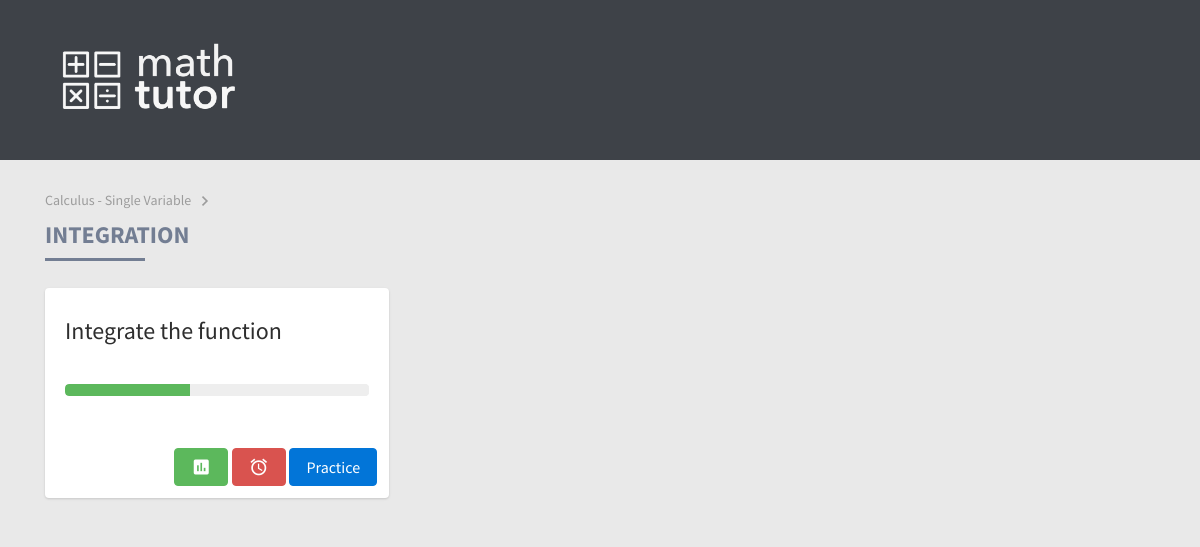
/course/1/topic/3, run on the app's committed database.
### main/models.py (models this page shows, shortened)
class Course(models.Model):
	course_name = models.CharField(max_length=200)
	course_desc = models.CharField(max_length=200)
	course_color = models.CharField(max_length=200)
	course_active = models.BooleanField(default = False)

class Topic(models.Model):
	topic_name = models.CharField(max_length=200)
	course = models.ForeignKey(Course, on_delete=models.CASCADE)

class Exercise(models.Model):
	exercise_name = models.CharField(max_length=200)
	exercise_active = models.BooleanField(default = False)
	file_name = models.CharField(max_length=200)
	topic = models.ForeignKey(Topic, on_delete=models.CASCADE)

### main/views.py (the view)
# urls.py: url(r'^course/(?P<course_id>[0-9])/topic/(?P<topic_id>[0-9])$', views.topic, name='topic'),
def topic(request, course_id, topic_id):
    course = get_object_or_404(Course, pk=course_id)
    topic = get_object_or_404(Topic, pk=topic_id)
    return render(request, 'topic.html', {
        'progressRange': range(0, 100),
        'course': course,
        'topic': topic,
    })

### main/templates/topic.html
{% extends "header.html" %}
{% block content %}
  {% load staticfiles %}
  <span class="path">
  <a href="/course/{{ course.id }}">{{ course.course_name }}</a> <i class="material-icons">keyboard_arrow_right</i>
  </span>
  <h3>{{ topic.topic_name }}</h3>
  <hr>
  <br>
  {% if topic.exercise_set.all %}
  <div class="exercises">
    {% for exercise in topic.exercise_set.all %}
        <div class="exercise card {% if not exercise.exercise_active %}inactive{% endif %}">
          <div class="card-block">
            <h4 class="card-title">{{ exercise.exercise_name }}</h4>
            <p class="card-text">
              <br>
              {% with progressRange|random as progress %}
              <progress class="progress progress-success" value="{{progress}}" max="100"></progress>
              {% endwith %}
            </p>
          </div>
          <div class="card-footer text-xs-right">
            <button type="button" class="btn btn-success"><i class="material-icons">assessment</i></button>
            <button type="button" class="btn btn-danger"><i class="material-icons">alarm</i></button>
            <a href="/course/{{ course.id }}/topic/{{ topic.id }}/exercise/{{ exercise.id }}"><button type="button" class="btn btn-primary {% if not exercise.exercise_active %}disabled{% endif %}">Practice</button></a>
          </div>
        </div>
    {% endfor %}
  </div>
  {% endif %}
{% endblock %}

### main/static/css/style.css (style rules this page uses)
body { background-color: #e9e9e9; font-family: 'Source Sans Pro', 'Helvetica Neue', 'Segoe UI', Helvetica, Arial, sans-serif; font-size: 18px; overflow-x: hidden; color: #3e4248; -webkit-font-smoothing: antialiased; -moz-osx-font-smoothing: grayscale; }
* { outline: 0 !important; }
p { font-size: 18px; line-height: 1.5; color: #8a8e91; }
a { color:#999; text-decoration: none; }
.path a { color: #9c9c9c; font-size: 14px; }
.path .material-icons { color: #9c9c9c; vertical-align: middle; }
h1, h2, h3, h4, h5, h6 { font-family: 'Source Sans Pro', 'Helvetica Neue', 'Segoe UI', Helvetica, Arial, sans-serif; position: relative; margin: 10px 0; }
h3 { font-size: 24px !important; text-transform: uppercase; color: #737e93; display: block; font-weight: 700; }
hr { border: none; border-bottom: 3px solid #737e93; width: 100px; margin: 0px; }
h4 { font-size: 24px; color: gray; }
.material-icons { vertical-align: bottom; font-size: 20px !important; }
.card-footer { border: none; padding: .75rem .75rem !important; background: none !important; }
.question.card, .topic.card, .exercise.card { border: none; box-shadow: 0 1px 3px rgba(0,0,0,0.10), 0 1px 2px rgba(0,0,0,0.05); transition: all 0.3s cubic-bezier(.25,.8,.25,1); }
.exercise h4.card-title, .topic h4.card-title { color: #2e2e2e; }
.progress { height: 20px; margin-bottom: 20px; overflow: hidden; background-color: #f5f5f5; border-radius: 4px; -webkit-box-shadow: inset 0 1px 2px rgba(0,0,0,0.1); box-shadow: inset 0 1px 2px rgba(0,0,0,0.1); }
.progress { background-image: -webkit-gradient(linear,left 0,left 100%,from(#ebebeb),to(#f5f5f5)); background-image: -webkit-linear-gradient(top,#ebebeb 0,#f5f5f5 100%); background-image: -moz-linear-gradient(top,#ebebeb 0,#f5f5f5 100%); background-image: linear-gradient(to bottom,#ebebeb 0,#f5f5f5 100%); background-repeat: repeat-x; filter: progid:DXImageTransform.Microsoft.gradient(startColorstr='#ffebebeb',endColorstr='#fff5f5f5',GradientType=0); }
.progress { height: 12px; background-color: #ebeef1; background-image: none; box-shadow: none; }
@media screen and (min-width: 760px) { .topic.card, .exercise.card { width: 31%; margin-right: 2%; margin-bottom: 2%; } }
@media screen and (min-width: 760px) { .topics, .exercises { display: flex; flex-wrap: wrap; justify-content: flex-start; } }

### data on the page
Course: course_name "Calculus - Single Variable"
Topic: topic_name "INTEGRATION"
Exercise: exercise_name "Integrate the function", {{ progress }} 41 (drawn)
